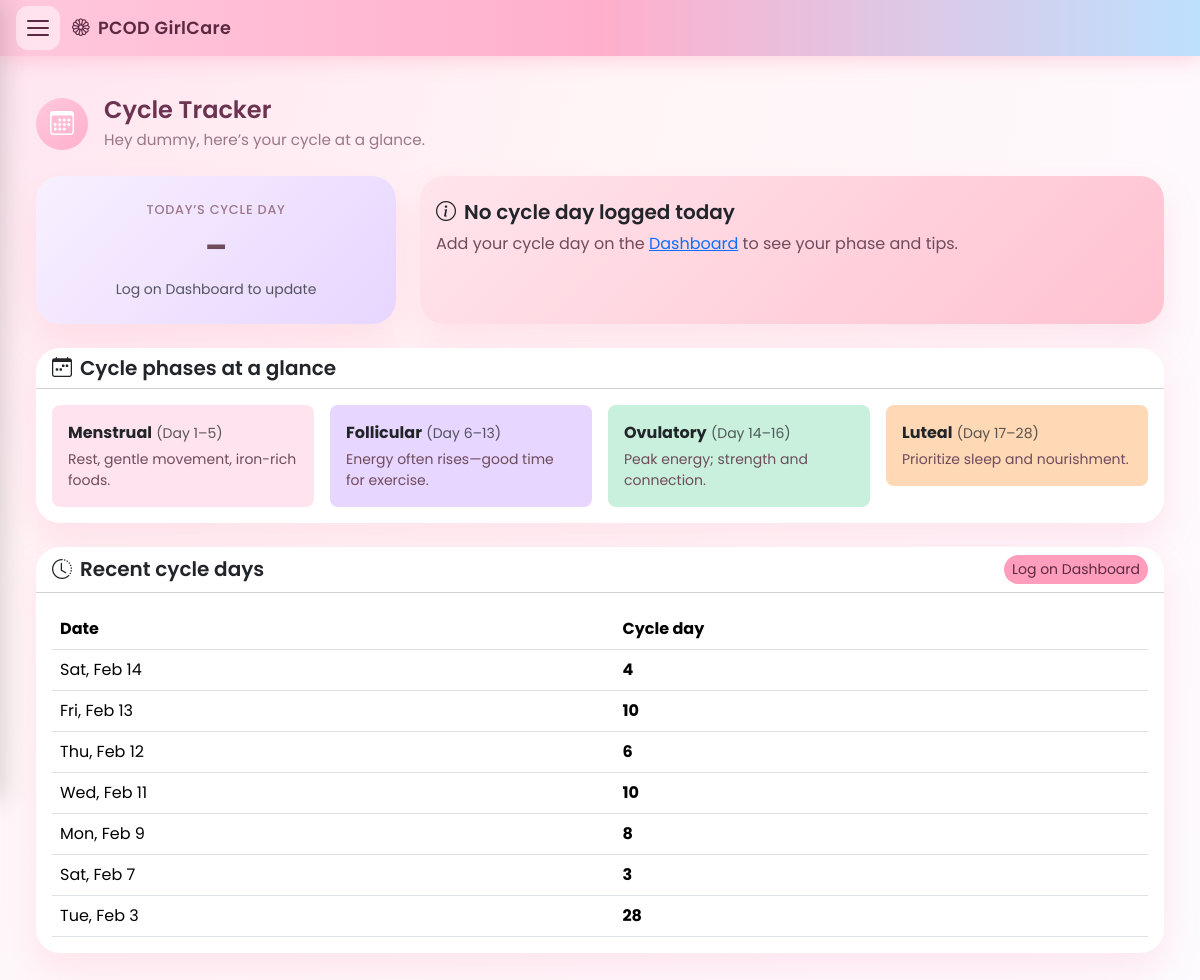
The page /cycle-tracker/ (signed in) on the database its author committed.
### tracker/models.py (models this page shows, shortened)
class DailyLog(models.Model):
    user = models.ForeignKey(
        settings.AUTH_USER_MODEL,
        on_delete=models.CASCADE,
        related_name='daily_logs',
    )
    date = models.DateField(db_index=True)
    cycle_day = models.PositiveSmallIntegerField(null=True, blank=True)
    steps = models.PositiveIntegerField(null=True, blank=True, default=0)
    water_glasses = models.PositiveSmallIntegerField(null=True, blank=True, default=0)
    wellness_score = models.PositiveSmallIntegerField(null=True, blank=True)  # 0–100
    acne_level = models.PositiveSmallIntegerField(null=True, blank=True)
    fatigue_level = models.PositiveSmallIntegerField(null=True, blank=True)
    bloating_level = models.PositiveSmallIntegerField(null=True, blank=True)
    sleep_quality = models.PositiveSmallIntegerField(null=True, blank=True)
    weight_kg = models.DecimalField(max_digits=5, decimal_places=2, null=True, blank=True)
    mood = models.PositiveSmallIntegerField(null=True, blank=True)  # 1–10
    class Meta:
        constraints = [
            models.UniqueConstraint(fields=['user', 'date'], name='unique_user_date'),
        ]
        ordering = ['-date']

### tracker/views.py (the view, shortened to what this page needs)
# urls.py: path('cycle-tracker/', views.cycle_tracker, name='cycle_tracker'),
@login_required
def cycle_tracker(request):
    user = request.user
    today = timezone.localdate()
    today_log = DailyLog.objects.filter(user=user, date=today).first()
    cycle_day = today_log.cycle_day if today_log else None
    recent = (
        DailyLog.objects.filter(user=user, cycle_day__isnull=False)
        .exclude(cycle_day=0)
        .order_by('-date')[:30]
    )
    phase = None
    context = {
        'username': user.username,
        'cycle_day': cycle_day,
        'phase': phase,
        'recent_logs': recent,
        'today_log': today_log,
    }
    return render(request, 'tracker/cycle_tracker.html', context)

### tracker/templates/tracker/cycle_tracker.html (shortened to what this page needs)
{% extends 'tracker/base_nav.html' %}
{% load static %}
{% block extra_css %}<link rel="stylesheet" href="{% static 'tracker/css/dashboard.css' %}"><link rel="stylesheet" href="{% static 'tracker/css/app-pages.css' %}">{% endblock %}
{% block content %}
<div class="container-fluid py-3 app-page">
    <div class="row mb-4">
        <div class="col">
            <div class="d-flex align-items-center gap-3">
                <div class="page-icon-wrap"><i class="bi bi-calendar3"></i></div>
                <div>
                    <h2 class="page-title">Cycle Tracker</h2>
                    <p class="page-subtitle mb-0">Hey {{ username }}, here’s your cycle at a glance.</p>
                </div>
            </div>
        </div>
    </div>
    <div class="row g-4 mb-4">
        <div class="col-md-6 col-lg-4">
            <div class="card h-100" style="background:linear-gradient(135deg,#f8f0ff,#e7d6ff);">
                <div class="card-body text-center py-4">
                    <div class="metric-label mb-1">Today’s cycle day</div>
                    <div class="cycle-day-value">{{ cycle_day|default:"–" }}</div>
                    <p class="small text-muted mb-0 mt-2">Log on Dashboard to update</p>
                </div>
            </div>
        </div>
        {% if phase %}
        <div class="col-md-6 col-lg-8">
            <div class="card h-100" style="background:linear-gradient(135deg,#ffe5ec,#ffc2d1);">
                <div class="card-body py-4">
                    <h5 class="fw-semibold mb-2"><i class="bi bi-flower1 me-2"></i>Current phase: {{ phase.0 }}</h5>
                    <p class="mb-0">{{ phase.1 }}</p>
                </div>
            </div>
        </div>
        {% else %}
        <div class="col-md-6 col-lg-8">
            <div class="card h-100" style="background:linear-gradient(135deg,#ffe5ec,#ffc2d1);">
                <div class="card-body py-4">
                    <h5 class="fw-semibold mb-2"><i class="bi bi-info-circle me-2"></i>No cycle day logged today</h5>
                    <p class="mb-0">Add your cycle day on the <a href="{% url 'tracker:dashboard' %}">Dashboard</a> to see your phase and tips.</p>
                </div>
            </div>
        </div>
        {% endif %}
    </div>
    <div class="row g-4 mb-4">
        <div class="col-12">
            <div class="card">
                <div class="card-header bg-transparent">
                    <h5 class="mb-0 fw-semibold"><i class="bi bi-calendar-week me-2"></i>Cycle phases at a glance</h5>
                </div>
                <div class="card-body">
                    <div class="row g-3">
                        <div class="col-md-6 col-lg-3">
                            <div class="phase-card p-3 rounded-3" style="background:#ffe4ef;">
                                <strong>Menstrual</strong> <span class="text-muted small">(Day 1–5)</span>
                                <p class="small mb-0 mt-1">Rest, gentle movement, iron-rich foods.</p>
                            </div>
                        </div>
                        <div class="col-md-6 col-lg-3">
                            <div class="phase-card p-3 rounded-3" style="background:#e7d6ff;">
                                <strong>Follicular</strong> <span class="text-muted small">(Day 6–13)</span>
                                <p class="small mb-0 mt-1">Energy often rises—good time for exercise.</p>
                            </div>
                        </div>
                        <div class="col-md-6 col-lg-3">
                            <div class="phase-card p-3 rounded-3" style="background:#c9f0dd;">
                                <strong>Ovulatory</strong> <span class="text-muted small">(Day 14–16)</span>
                                <p class="small mb-0 mt-1">Peak energy; strength and connection.</p>
                            </div>
                        </div>
                        <div class="col-md-6 col-lg-3">
                            <div class="phase-card p-3 rounded-3" style="background:#ffd8b5;">
                                <strong>Luteal</strong> <span class="text-muted small">(Day 17–28)</span>
                                <p class="small mb-0 mt-1">Prioritize sleep and nourishment.</p>
                            </div>
                        </div>
                    </div>
                </div>
            </div>
        </div>
    </div>
    <div class="row g-4">
        <div class="col-12">
            <div class="card">
                <div class="card-header bg-transparent d-flex justify-content-between align-items-center flex-wrap gap-2">
                    <h5 class="mb-0 fw-semibold"><i class="bi bi-clock-history me-2"></i>Recent cycle days</h5>
                    <a href="{% url 'tracker:dashboard' %}" class="btn btn-sm rounded-pill" style="background:#ff9ebc;border:none;color:#5b2941;">Log on Dashboard</a>
                </div>
                <div class="card-body">
                    {% if recent_logs %}
                    <div class="table-responsive">
                        <table class="table table-hover align-middle mb-0">
                            <thead><tr><th>Date</th><th>Cycle day</th></tr></thead>
                            <tbody>
                                {% for log in recent_logs %}
                                <tr><td>{{ log.date|date:"D, M j" }}</td><td><strong>{{ log.cycle_day }}</strong></td></tr>
                                {% endfor %}
                            </tbody>
                        </table>
                    </div>
                    {% else %}
                    <p class="text-muted mb-0">No cycle days logged yet. Start tracking on your <a href="{% url 'tracker:dashboard' %}">Dashboard</a>.</p>
                    {% endif %}
                </div>
            </div>
        </div>
    </div>
</div>
{% endblock %}

### tracker/static/tracker/css/base.css (style rules this page uses)
:root { --bg-main: #fff5f7; --bg-card: #ffffff; --pink: #ff9ebc; --pink-soft: #ffcede; --lavender: #d8c6ff; --mint: #c9f0dd; --peach: #ffd8b5; --text-main: #6f4b5c; --text-muted-soft: #9b7688; }
body { background: radial-gradient(circle at top left, #ffe4ef 0%, #fff5f7 40%, #fdfbff 100%); font-family: "Poppins", system-ui, -apple-system, BlinkMacSystemFont, "Segoe UI", sans-serif; color: var(--text-main); }
h2, h5 { font-weight: 600; }
p, small, li { color: var(--text-main); font-weight: 400; }

### tracker/static/tracker/css/nav.css (style rules this page uses)
.body-with-nav { min-height: 100vh; padding-top: 56px; }

### tracker/static/tracker/css/dashboard.css (style rules this page uses)
.card { background: var(--bg-card); border: none; border-radius: 24px; box-shadow: 0 18px 35px rgba(255, 143, 177, 0.18); transition: transform 0.25s ease, box-shadow 0.25s ease; }
.metric-label { font-size: 0.8rem; text-transform: uppercase; letter-spacing: 0.08em; font-weight: 500; color: var(--text-muted-soft); }

### tracker/static/tracker/css/app-pages.css (style rules this page uses)
.app-page .page-icon-wrap { width: 52px; height: 52px; border-radius: 50%; background: linear-gradient(135deg, #ffc8dd, #ffafcc); display: flex; align-items: center; justify-content: center; color: #fff; font-size: 1.5rem; }
.app-page .page-title { font-weight: 600; font-size: 1.5rem; color: #6b3350; margin-bottom: 0.25rem; }
.app-page .page-subtitle { font-size: 0.95rem; color: var(--text-muted-soft); }
.app-page .cycle-day-value { font-size: 2rem; font-weight: 700; color: var(--text-main); }
.app-page .phase-card { border: none; }
.app-page .metric-label { font-size: 0.8rem; text-transform: uppercase; letter-spacing: 0.06em; font-weight: 500; color: var(--text-muted-soft); }

### rows shown on the page
DailyLog: date "Sat, Feb 14", cycle_day "4"
DailyLog: date "Fri, Feb 13", cycle_day "10"
DailyLog: date "Thu, Feb 12", cycle_day "6"
DailyLog: date "Wed, Feb 11", cycle_day "10"
DailyLog: date "Mon, Feb 9", cycle_day "8"
DailyLog: date "Sat, Feb 7", cycle_day "3"
DailyLog: date "Tue, Feb 3", cycle_day "28"

### other values the page prints
{{ username }} "dummy"
{{ cycle_day|default:"–" }} "–"
